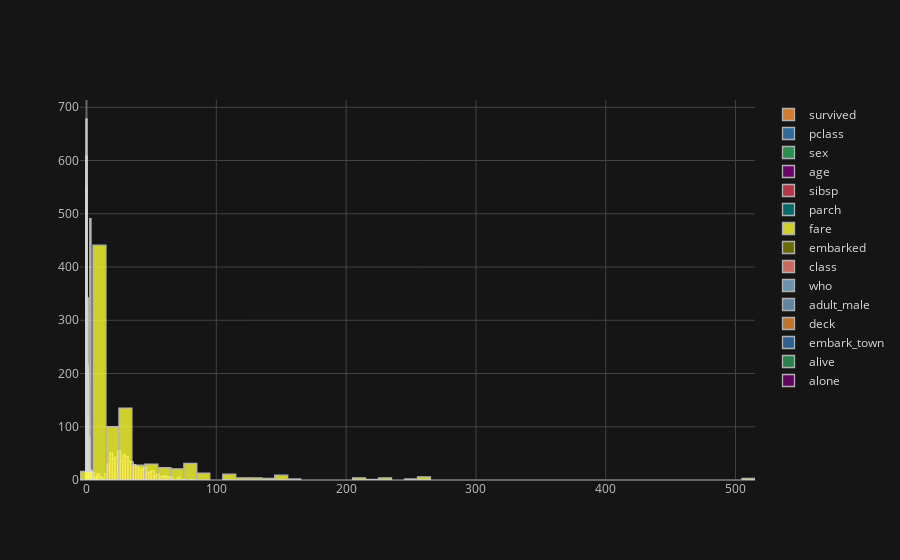

The code cell stored with this chart in its notebook:
### Code cell
df2.iplot(x='fare', y='age', kind='hist')

### Figure 1 — Plotly figure (JSON) as saved in the notebook; plotly's stock layout.template omitted (floating-point values rounded to 4 significant figures; data arrays with more than 128 entries replaced by an {"elided": "..."} marker saying what was removed)
{"data": [{"histfunc": "count", "histnorm": "", "marker": {"color": "rgba(255, 153, 51, 1.0)", "line": {"color": "#D9D9D9", "width": 1.3}}, "name": "survived", "opacity": 0.8, "orientation": "v", "type": "histogram", "x": {"elided": "891 int values"}}, {"histfunc": "count", "histnorm": "", "marker": {"color": "rgba(55, 128, 191, 1.0)", "line": {"color": "#D9D9D9", "width": 1.3}}, "name": "pclass", "opacity": 0.8, "orientation": "v", "type": "histogram", "x": {"elided": "891 int values"}}, {"histfunc": "count", "histnorm": "", "marker": {"color": "rgba(50, 171, 96, 1.0)", "line": {"color": "#D9D9D9", "width": 1.3}}, "name": "sex", "opacity": 0.8, "orientation": "v", "type": "histogram", "x": {"elided": "891 str values"}}, {"histfunc": "count", "histnorm": "", "marker": {"color": "rgba(128, 0, 128, 1.0)", "line": {"color": "#D9D9D9", "width": 1.3}}, "name": "age", "opacity": 0.8, "orientation": "v", "type": "histogram", "x": {"elided": "891 float values"}}, {"histfunc": "count", "histnorm": "", "marker": {"color": "rgba(219, 64, 82, 1.0)", "line": {"color": "#D9D9D9", "width": 1.3}}, "name": "sibsp", "opacity": 0.8, "orientation": "v", "type": "histogram", "x": {"elided": "891 int values"}}, {"histfunc": "count", "histnorm": "", "marker": {"color": "rgba(0, 128, 128, 1.0)", "line": {"color": "#D9D9D9", "width": 1.3}}, "name": "parch", "opacity": 0.8, "orientation": "v", "type": "histogram", "x": {"elided": "891 int values"}}, {"histfunc": "count", "histnorm": "", "marker": {"color": "rgba(255, 255, 51, 1.0)", "line": {"color": "#D9D9D9", "width": 1.3}}, "name": "fare", "opacity": 0.8, "orientation": "v", "type": "histogram", "x": {"elided": "891 float values"}}, {"histfunc": "count", "histnorm": "", "marker": {"color": "rgba(128, 128, 0, 1.0)", "line": {"color": "#D9D9D9", "width": 1.3}}, "name": "embarked", "opacity": 0.8, "orientation": "v", "type": "histogram", "x": {"elided": "891 str values"}}, {"histfunc": "count", "histnorm": "", "marker": {"color": "rgba(251, 128, 114, 1.0)", "line": {"color": "#D9D9D9", "width": 1.3}}, "name": "class", "opacity": 0.8, "orientation": "v", "type": "histogram", "x": {"elided": "891 str values"}}, {"histfunc": "count", "histnorm": "", "marker": {"color": "rgba(128, 177, 211, 1.0)", "line": {"color": "#D9D9D9", "width": 1.3}}, "name": "who", "opacity": 0.8, "orientation": "v", "type": "histogram", "x": {"elided": "891 str values"}}, {"histfunc": "count", "histnorm": "", "marker": {"color": "rgba(128, 177, 211, 0.8999999999999999)", "line": {"color": "#D9D9D9", "width": 1.3}}, "name": "adult_male", "opacity": 0.8, "orientation": "v", "type": "histogram", "x": {"elided": "891 bool values"}}, {"histfunc": "count", "histnorm": "", "marker": {"color": "rgba(255, 153, 51, 0.8999999999999999)", "line": {"color": "#D9D9D9", "width": 1.3}}, "name": "deck", "opacity": 0.8, "orientation": "v", "type": "histogram", "x": {"elided": "891 str values"}}, {"histfunc": "count", "histnorm": "", "marker": {"color": "rgba(55, 128, 191, 0.8999999999999999)", "line": {"color": "#D9D9D9", "width": 1.3}}, "name": "embark_town", "opacity": 0.8, "orientation": "v", "type": "histogram", "x": {"elided": "891 str values"}}, {"histfunc": "count", "histnorm": "", "marker": {"color": "rgba(50, 171, 96, 0.8999999999999999)", "line": {"color": "#D9D9D9", "width": 1.3}}, "name": "alive", "opacity": 0.8, "orientation": "v", "type": "histogram", "x": {"elided": "891 str values"}}, {"histfunc": "count", "histnorm": "", "marker": {"color": "rgba(128, 0, 128, 0.8999999999999999)", "line": {"color": "#D9D9D9", "width": 1.3}}, "name": "alone", "opacity": 0.8, "orientation": "v", "type": "histogram", "x": {"elided": "891 bool values"}}], "layout": {"barmode": "overlay", "legend": {"bgcolor": "#151516", "font": {"color": "#D9D9D9"}}, "paper_bgcolor": "#151516", "plot_bgcolor": "#151516", "title": {"font": {"color": "#D9D9D9"}}, "xaxis": {"gridcolor": "#434343", "showgrid": true, "tickfont": {"color": "#C2C2C2"}, "title": {"font": {"color": "#D9D9D9"}, "text": ""}, "zerolinecolor": "#666570"}, "yaxis": {"gridcolor": "#434343", "showgrid": true, "tickfont": {"color": "#C2C2C2"}, "title": {"font": {"color": "#D9D9D9"}, "text": ""}, "zerolinecolor": "#666570"}}}
